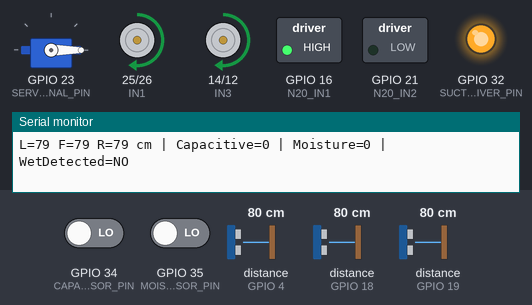
Bench run of a sketch on a simulated ESP32. Parts: servo, motor-driver pin pairs drawn as motors (green arrow = first pin HIGH = forward, orange = second pin HIGH = backward, longer = more drive, scaled by the enable pin), switched loads named in the sketch (green lamp = pin HIGH), output pins drawn as LEDs (lit = HIGH), the last lines printed to the serial monitor. Wiring (inferred from the names in the program): 3 × ultrasonic range finder: trigger GPIO 5, echo GPIO 18 / trigger GPIO 17, echo GPIO 4 / trigger GPIO 22, echo GPIO 19. Inputs (shaded band) come from the test bench; at power-on: distance to the obstacle (sensors on GPIO 19, GPIO 4, GPIO 18) 80 cm, GPIO 35 (MOISTURE_SENSOR_PIN) LOW, GPIO 34 (CAPACITIVE_SENSOR_PIN) LOW. The echo pulse lasts 58.3 µs per cm; pins used as bus, display or sensor lines are not drawn.

Above: at 1.2 s.
1.3 s: distance to the obstacle (sensor on GPIO 19) set to 23 cm
2.8 s: distance to the obstacle (sensor on GPIO 19) set to 19 cm
At 3.6 s:
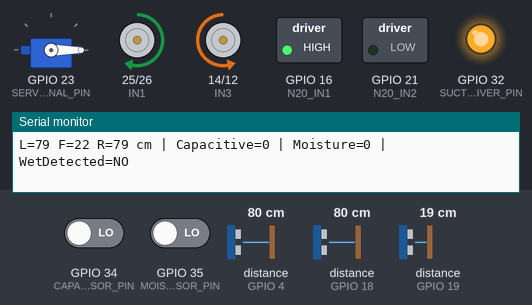
At 4.08 s:
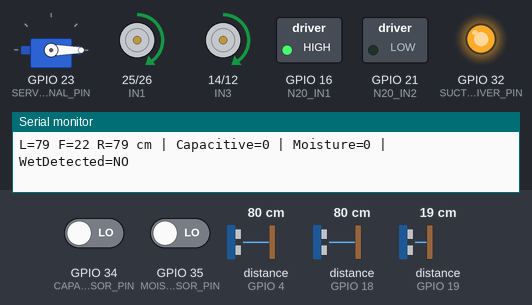
5.8 s: GPIO 35 (MOISTURE_SENSOR_PIN) driven HIGH
At 7.87 s:
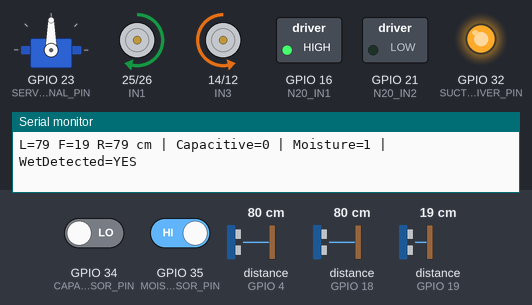
8.8 s: distance to the obstacle (sensor on GPIO 4) set to 2 cm
11.8 s: distance to the obstacle (sensor on GPIO 19) set to 35 cm
14.2 s: distance to the obstacle (sensor on GPIO 19) set to 2 cm
At 14.95 s:
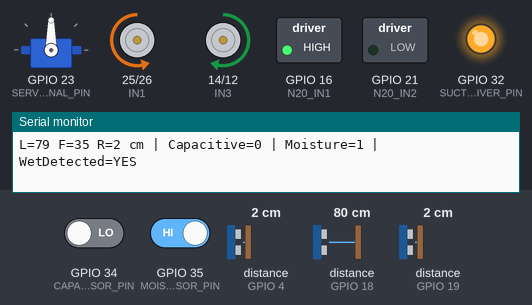
Timing chart, 0 to 18.2 s (numbered marks = the images above; inputs shaded):
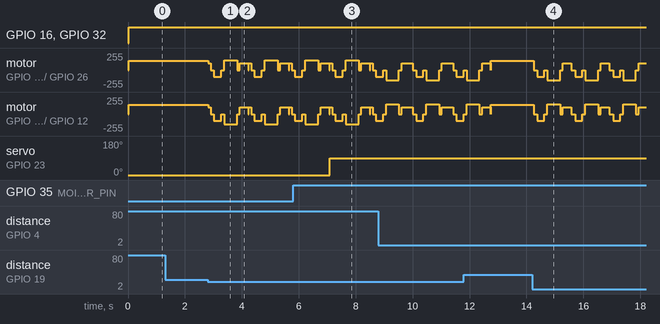

Measured:
- the behaviour switches between 21 and 20 cm on distance to the obstacle (sensor on GPIO 19) (found by bisection; images 0 and 1)
- after the input at 5.8 s, servo on GPIO 23 (SERVO_SIGNAL_PIN): 0° → 90° after 1.3 s

The sketch:

automatic_hygiene_assistant.ino
```cpp
#include <Arduino.h>
#include <ESP32Servo.h>

// ---------- CONFIRMED L298N PINS ----------
const int ENA = 27;
const int IN1 = 25;
const int IN2 = 26;
const int ENB = 13;
const int IN3 = 14;
const int IN4 = 12;

// ---------- CONFIRMED ULTRASONIC PINS ----------
const int TRIG_L = 5;
const int ECHO_L = 18;
const int TRIG_F = 22;
const int ECHO_F = 19;
const int TRIG_R = 17;
const int ECHO_R = 4;

// ---------- PROPOSED ADDITIONAL PINS: WIRE TO MATCH ----------
const int CAPACITIVE_SENSOR_PIN = 34;  // digital OUT; input-only GPIO
const int MOISTURE_SENSOR_PIN   = 35;  // digital OUT; input-only GPIO
const int SERVO_SIGNAL_PIN      = 23;
const int N20_IN1               = 16;  // N20 driver input 1
const int N20_IN2               = 21;  // N20 driver input 2
const int SUCTION_DRIVER_PIN    = 32;  // MOSFET/driver input, active-HIGH

// ---------- CONFIGURATION ----------
const int BASE_SPEED = 140;
const int SLOW_SPEED = 100;
const int TURN_SPEED = 150;
const int OBSTACLE_DISTANCE_CM = 20;
const int VERY_CLOSE_DISTANCE_CM = 12;
const unsigned long REVERSE_TIME_MS = 250;
const unsigned long TURN_TIME_MS = 450;
const unsigned long CLEAR_FORWARD_MS = 300;

const int SERVO_HOME_DEG = 0;     // Adjust for your mechanism
const int SERVO_WORK_DEG = 90;    // Adjust for your mechanism
const int WET_LEVEL = HIGH;       // Change to LOW if your sensor is active-LOW

Servo mechanismServo;
unsigned long lastStatusPrint = 0;

// ---------- ULTRASONIC DISTANCE ----------
long getDistanceCM(int trigPin, int echoPin) {
  digitalWrite(trigPin, LOW);
  delayMicroseconds(3);
  digitalWrite(trigPin, HIGH);
  delayMicroseconds(10);
  digitalWrite(trigPin, LOW);

  unsigned long duration = pulseIn(echoPin, HIGH, 25000UL);
  if (duration == 0) return 300;
  return (long)(duration * 0.0343f / 2.0f);
}

// ---------- DRIVE MOTORS VIA L298N ----------
void setLeftMotor(int direction, int pwm) {
  pwm = constrain(pwm, 0, 255);
  if (direction > 0) {
    digitalWrite(IN1, HIGH); digitalWrite(IN2, LOW);
  } else if (direction < 0) {
    digitalWrite(IN1, LOW); digitalWrite(IN2, HIGH);
  } else {
    digitalWrite(IN1, LOW); digitalWrite(IN2, LOW); pwm = 0;
  }
  analogWrite(ENA, pwm);
}

void setRightMotor(int direction, int pwm) {
  pwm = constrain(pwm, 0, 255);
  if (direction > 0) {
    digitalWrite(IN3, HIGH); digitalWrite(IN4, LOW);
  } else if (direction < 0) {
    digitalWrite(IN3, LOW); digitalWrite(IN4, HIGH);
  } else {
    digitalWrite(IN3, LOW); digitalWrite(IN4, LOW); pwm = 0;
  }
  analogWrite(ENB, pwm);
}

void stopRobot() {
  setLeftMotor(0, 0);
  setRightMotor(0, 0);
}

void forward(int pwm) {
  setLeftMotor(1, pwm); setRightMotor(1, pwm);
}

void backward(int pwm) {
  setLeftMotor(-1, pwm); setRightMotor(-1, pwm);
}

void pivotLeft(int pwm) {
  setLeftMotor(-1, pwm); setRightMotor(1, pwm);
}

void pivotRight(int pwm) {
  setLeftMotor(1, pwm); setRightMotor(-1, pwm);
}

// ---------- N20 MOTOR VIA ASSUMED TWO-INPUT DRIVER ----------
void n20Stop() {
  digitalWrite(N20_IN1, LOW);
  digitalWrite(N20_IN2, LOW);
}

void n20Forward() {
  digitalWrite(N20_IN1, HIGH);
  digitalWrite(N20_IN2, LOW);
}

void n20Reverse() {
  digitalWrite(N20_IN1, LOW);
  digitalWrite(N20_IN2, HIGH);
}

// ---------- OBSTACLE AVOIDANCE ----------
void avoidObstacle() {
  stopRobot();
  delay(120);

  backward(SLOW_SPEED);
  delay(REVERSE_TIME_MS);
  stopRobot();
  delay(100);

  long leftCM = getDistanceCM(TRIG_L, ECHO_L);
  long rightCM = getDistanceCM(TRIG_R, ECHO_R);

  if (leftCM > rightCM) pivotLeft(TURN_SPEED);
  else pivotRight(TURN_SPEED);

  delay(TURN_TIME_MS);
  stopRobot();
  delay(100);

  forward(SLOW_SPEED);
  delay(CLEAR_FORWARD_MS);
  stopRobot();
}

void setup() {
  Serial.begin(115200);

  pinMode(ENA, OUTPUT); pinMode(IN1, OUTPUT); pinMode(IN2, OUTPUT);
  pinMode(ENB, OUTPUT); pinMode(IN3, OUTPUT); pinMode(IN4, OUTPUT);

  pinMode(TRIG_L, OUTPUT); pinMode(ECHO_L, INPUT);
  pinMode(TRIG_F, OUTPUT); pinMode(ECHO_F, INPUT);
  pinMode(TRIG_R, OUTPUT); pinMode(ECHO_R, INPUT);

  pinMode(CAPACITIVE_SENSOR_PIN, INPUT);
  pinMode(MOISTURE_SENSOR_PIN, INPUT);

  pinMode(N20_IN1, OUTPUT);
  pinMode(N20_IN2, OUTPUT);
  n20Stop();

  pinMode(SUCTION_DRIVER_PIN, OUTPUT);
  digitalWrite(SUCTION_DRIVER_PIN, LOW);  // suction OFF during startup

  mechanismServo.setPeriodHertz(50);
  mechanismServo.attach(SERVO_SIGNAL_PIN, 500, 2400);
  mechanismServo.write(SERVO_HOME_DEG);

  digitalWrite(TRIG_L, LOW);
  digitalWrite(TRIG_F, LOW);
  digitalWrite(TRIG_R, LOW);
  stopRobot();

  Serial.println("Automatic Hygiene Assistant Robot");
  Serial.println("Check all proposed additional wiring before running.");
}

void loop() {
  long leftCM = getDistanceCM(TRIG_L, ECHO_L);
  long frontCM = getDistanceCM(TRIG_F, ECHO_F);
  long rightCM = getDistanceCM(TRIG_R, ECHO_R);

  int capacitiveState = digitalRead(CAPACITIVE_SENSOR_PIN);
  int moistureState = digitalRead(MOISTURE_SENSOR_PIN);
  bool wetDetected = (moistureState == WET_LEVEL);

  // Cleaning outputs: suction runs while robot is in its cleaning loop.
  // N20 motor runs forward; confirm this matches its actual mechanical purpose.
  digitalWrite(SUCTION_DRIVER_PIN, HIGH);
  n20Forward();

  // Servo moves to work position when moisture is detected; otherwise home.
  // This behavior is an assumption and should be changed to match the mechanism.
  mechanismServo.write(wetDetected ? SERVO_WORK_DEG : SERVO_HOME_DEG);

  if (millis() - lastStatusPrint >= 500) {
    lastStatusPrint = millis();
    Serial.print("L="); Serial.print(leftCM);
    Serial.print(" F="); Serial.print(frontCM);
    Serial.print(" R="); Serial.print(rightCM);
    Serial.print(" cm | Capacitive="); Serial.print(capacitiveState);
    Serial.print(" | Moisture="); Serial.print(moistureState);
    Serial.print(" | WetDetected="); Serial.println(wetDetected ? "YES" : "NO");
  }

  if (frontCM <= VERY_CLOSE_DISTANCE_CM) {
    avoidObstacle();
  } else if (frontCM <= OBSTACLE_DISTANCE_CM) {
    forward(SLOW_SPEED);
    delay(80);
    stopRobot();
    avoidObstacle();
  } else {
    forward(BASE_SPEED);
    delay(60);
  }
}
```
